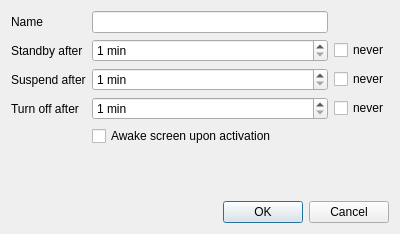
<?xml version="1.0" encoding="UTF-8"?>
<ui version="4.0">
 <class>ProfileEdit</class>
 <widget class="QDialog" name="ProfileEdit">
  <property name="geometry">
   <rect>
    <x>0</x>
    <y>0</y>
    <width>400</width>
    <height>234</height>
   </rect>
  </property>
  <property name="windowTitle">
   <string>Profile</string>
  </property>
  <layout class="QVBoxLayout" name="verticalLayout">
   <item>
    <layout class="QGridLayout" name="gridLayout" columnstretch="0,1,0">
     <item row="3" column="0">
      <widget class="QLabel" name="label_3">
       <property name="text">
        <string>Turn off after</string>
       </property>
       <property name="buddy">
        <cstring>off</cstring>
       </property>
      </widget>
     </item>
     <item row="4" column="1" colspan="2">
      <widget class="QCheckBox" name="awake">
       <property name="text">
        <string>Awake screen upon activation</string>
       </property>
      </widget>
     </item>
     <item row="2" column="2">
      <widget class="QCheckBox" name="suspendNever">
       <property name="text">
        <string>never</string>
       </property>
      </widget>
     </item>
     <item row="3" column="1">
      <widget class="QSpinBox" name="off">
       <property name="suffix">
        <string> min</string>
       </property>
       <property name="minimum">
        <number>1</number>
       </property>
       <property name="maximum">
        <number>1089</number>
       </property>
      </widget>
     </item>
     <item row="3" column="2">
      <widget class="QCheckBox" name="offNever">
       <property name="text">
        <string>never</string>
       </property>
      </widget>
     </item>
     <item row="1" column="2">
      <widget class="QCheckBox" name="standbyNever">
       <property name="text">
        <string>never</string>
       </property>
      </widget>
     </item>
     <item row="2" column="0">
      <widget class="QLabel" name="label_2">
       <property name="text">
        <string>Suspend after</string>
       </property>
       <property name="buddy">
        <cstring>suspend</cstring>
       </property>
      </widget>
     </item>
     <item row="1" column="0">
      <widget class="QLabel" name="label">
       <property name="text">
        <string>Standby after</string>
       </property>
       <property name="buddy">
        <cstring>standby</cstring>
       </property>
      </widget>
     </item>
     <item row="2" column="1">
      <widget class="QSpinBox" name="suspend">
       <property name="suffix">
        <string> min</string>
       </property>
       <property name="minimum">
        <number>1</number>
       </property>
       <property name="maximum">
        <number>1089</number>
       </property>
      </widget>
     </item>
     <item row="1" column="1">
      <widget class="QSpinBox" name="standby">
       <property name="suffix">
        <string> min</string>
       </property>
       <property name="minimum">
        <number>1</number>
       </property>
       <property name="maximum">
        <number>1089</number>
       </property>
      </widget>
     </item>
     <item row="0" column="0">
      <widget class="QLabel" name="label_4">
       <property name="text">
        <string>Name</string>
       </property>
       <property name="buddy">
        <cstring>name</cstring>
       </property>
      </widget>
     </item>
     <item row="0" column="1">
      <widget class="QLineEdit" name="name"/>
     </item>
    </layout>
   </item>
   <item>
    <spacer name="verticalSpacer">
     <property name="orientation">
      <enum>Qt::Vertical</enum>
     </property>
     <property name="sizeHint" stdset="0">
      <size>
       <width>20</width>
       <height>40</height>
      </size>
     </property>
    </spacer>
   </item>
   <item>
    <widget class="QDialogButtonBox" name="buttonBox">
     <property name="orientation">
      <enum>Qt::Horizontal</enum>
     </property>
     <property name="standardButtons">
      <set>QDialogButtonBox::Cancel|QDialogButtonBox::Ok</set>
     </property>
    </widget>
   </item>
  </layout>
 </widget>
 <tabstops>
  <tabstop>name</tabstop>
  <tabstop>standby</tabstop>
  <tabstop>standbyNever</tabstop>
  <tabstop>suspend</tabstop>
  <tabstop>suspendNever</tabstop>
  <tabstop>off</tabstop>
  <tabstop>offNever</tabstop>
  <tabstop>awake</tabstop>
 </tabstops>
 <resources/>
 <connections>
  <connection>
   <sender>buttonBox</sender>
   <signal>accepted()</signal>
   <receiver>ProfileEdit</receiver>
   <slot>accept()</slot>
   <hints>
    <hint type="sourcelabel">
     <x>230</x>
     <y>227</y>
    </hint>
    <hint type="destinationlabel">
     <x>157</x>
     <y>274</y>
    </hint>
   </hints>
  </connection>
  <connection>
   <sender>buttonBox</sender>
   <signal>rejected()</signal>
   <receiver>ProfileEdit</receiver>
   <slot>reject()</slot>
   <hints>
    <hint type="sourcelabel">
     <x>322</x>
     <y>227</y>
    </hint>
    <hint type="destinationlabel">
     <x>286</x>
     <y>274</y>
    </hint>
   </hints>
  </connection>
  <connection>
   <sender>standbyNever</sender>
   <signal>toggled(bool)</signal>
   <receiver>standby</receiver>
   <slot>setDisabled(bool)</slot>
   <hints>
    <hint type="sourcelabel">
     <x>392</x>
     <y>71</y>
    </hint>
    <hint type="destinationlabel">
     <x>321</x>
     <y>70</y>
    </hint>
   </hints>
  </connection>
  <connection>
   <sender>suspendNever</sender>
   <signal>toggled(bool)</signal>
   <receiver>suspend</receiver>
   <slot>setDisabled(bool)</slot>
   <hints>
    <hint type="sourcelabel">
     <x>392</x>
     <y>109</y>
    </hint>
    <hint type="destinationlabel">
     <x>322</x>
     <y>114</y>
    </hint>
   </hints>
  </connection>
  <connection>
   <sender>offNever</sender>
   <signal>toggled(bool)</signal>
   <receiver>off</receiver>
   <slot>setDisabled(bool)</slot>
   <hints>
    <hint type="sourcelabel">
     <x>392</x>
     <y>147</y>
    </hint>
    <hint type="destinationlabel">
     <x>322</x>
     <y>152</y>
    </hint>
   </hints>
  </connection>
 </connections>
</ui>
